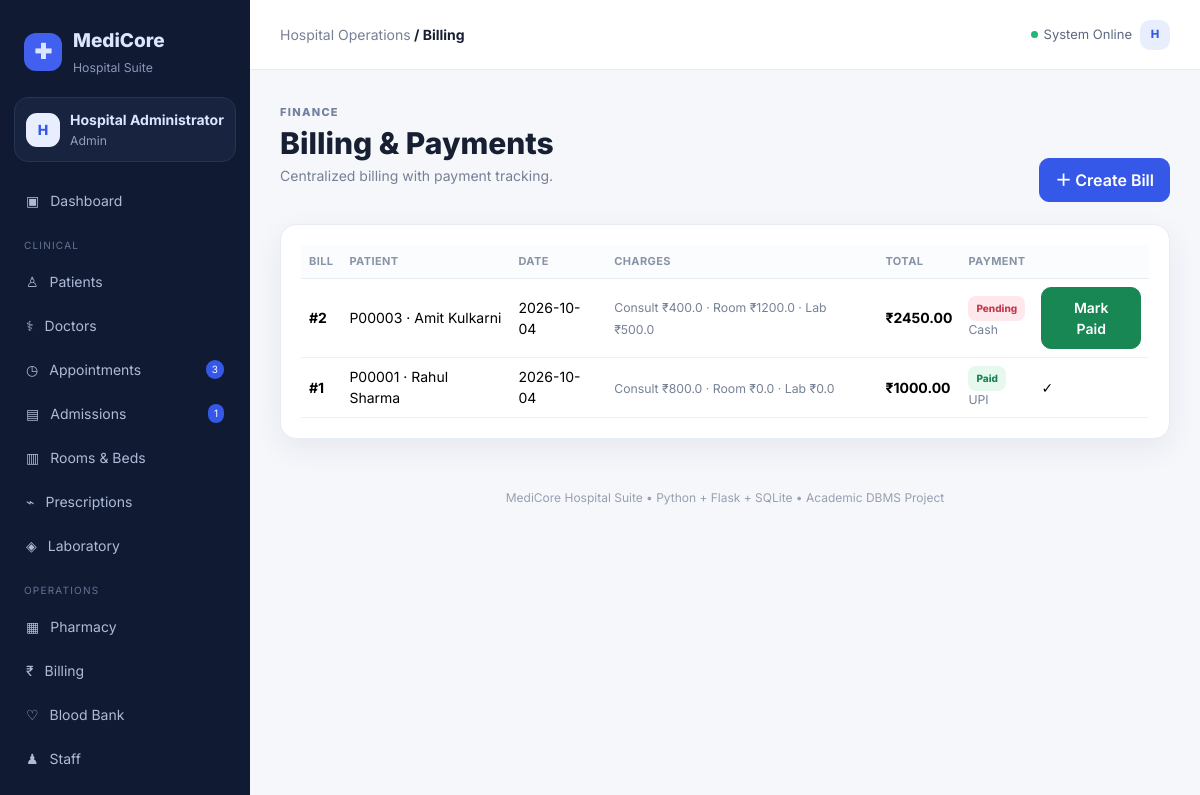
The page /bills (signed in) on the database its author committed.
### tables this page shows
CREATE TABLE bills(
 bill_id INTEGER PRIMARY KEY AUTOINCREMENT,patient_id INTEGER NOT NULL,bill_date TEXT NOT NULL,
 consultation_charge REAL DEFAULT 0,room_charge REAL DEFAULT 0,medicine_charge REAL DEFAULT 0,
 lab_charge REAL DEFAULT 0,other_charge REAL DEFAULT 0,discount REAL DEFAULT 0,total_amount REAL DEFAULT 0,
 payment_status TEXT DEFAULT 'Pending',payment_method TEXT,payment_date TEXT,notes TEXT,
 FOREIGN KEY(patient_id) REFERENCES patients(patient_id) ON DELETE CASCADE
);

CREATE TABLE patients(
 patient_id INTEGER PRIMARY KEY AUTOINCREMENT, patient_code TEXT UNIQUE NOT NULL, name TEXT NOT NULL,
 dob TEXT, age INTEGER NOT NULL, gender TEXT NOT NULL, blood_group TEXT, phone TEXT,email TEXT,address TEXT,
 emergency_contact TEXT,allergies TEXT,primary_doctor_id INTEGER,insurance_provider TEXT,
 status TEXT DEFAULT 'Active',created_at TEXT DEFAULT CURRENT_TIMESTAMP,
 FOREIGN KEY(primary_doctor_id) REFERENCES doctors(doctor_id)
);

### app.py (the view)
@app.route("/bills")
@login_required
def bills():
    rows=query("""SELECT b.*,p.patient_code,p.name patient_name FROM bills b JOIN patients p ON b.patient_id=p.patient_id
                  ORDER BY b.bill_id DESC""")
    return render_template("bills/list.html",bills=rows)

### app.py (called while the page is built)
def get_db():
    conn = sqlite3.connect(DB_PATH)
    conn.row_factory = sqlite3.Row
    conn.execute("PRAGMA foreign_keys = ON")
    conn.execute("PRAGMA journal_mode = WAL")
    return conn

def query(sql, params=()):
    conn = get_db()
    cur = conn.execute(sql, params)
    rows = [dict(r) for r in cur.fetchall()]
    conn.close()
    return rows

def one(sql, params=()):
    conn = get_db()
    row = conn.execute(sql, params).fetchone()
    result = dict(row) if row else None
    conn.close()
    return result

def login_required(fn):
    @wraps(fn)
    def wrapper(*args, **kwargs):
        if "user_id" not in session:
            flash("Please login first.", "warning")
            return redirect(url_for("login"))
        return fn(*args, **kwargs)
    return wrapper

@app.context_processor
def globals():
    return {
        "current_date": date.today(),
        "app_name": "MediCore Hospital",
        "nav_count": {
            "pending": one("SELECT COUNT(*) c FROM appointments WHERE status='Scheduled'")["c"],
            "admitted": one("SELECT COUNT(*) c FROM admissions WHERE status='Admitted'")["c"]
        }
    }

### templates/bills/list.html
{% extends "base.html" %}{% block title %}Billing{% endblock %}
{% block content %}<div class="page-head"><div><span class="eyebrow">FINANCE</span><h1>Billing & Payments</h1><p class="muted">Centralized billing with payment tracking.</p></div><a class="btn btn-primary" href="{{url_for('add_bill')}}">＋ Create Bill</a></div>
<div class="panel"><div class="table-responsive"><table class="table align-middle"><thead><tr><th>Bill</th><th>Patient</th><th>Date</th><th>Charges</th><th>Total</th><th>Payment</th><th></th></tr></thead><tbody>
{% for b in bills %}<tr><td><b>#{{b.bill_id}}</b></td><td>{{b.patient_code}} · {{b.patient_name}}</td><td>{{b.bill_date}}</td><td><span class="small muted">Consult ₹{{b.consultation_charge}} · Room ₹{{b.room_charge}} · Lab ₹{{b.lab_charge}}</span></td><td><strong>₹{{"%.2f"|format(b.total_amount)}}</strong></td><td><span class="status-badge {{b.payment_status|lower}}">{{b.payment_status}}</span><div class="small muted">{{b.payment_method or ''}}</div></td><td>{% if b.payment_status=='Pending' %}<form method="post" action="{{url_for('pay_bill',bill_id=b.bill_id)}}"><button class="btn btn-sm btn-success">Mark Paid</button></form>{% else %}✓{% endif %}</td></tr>{% else %}<tr><td colspan="7" class="empty">No bills.</td></tr>{% endfor %}</tbody></table></div></div>{% endblock %}

### static/style.css (style rules this page uses)
:root { --bg:#f5f7fb;--panel:#fff;--text:#172033;--muted:#768196;--line:#e7ebf2;--primary:#3558e8;--navy:#1a2550;--shadow:0 10px 30px rgba(30,42,80,.07) }
* { box-sizing:border-box }
body { margin:0;background:var(--bg);color:var(--text);font-family:Inter,system-ui,sans-serif;font-size:14px }
.muted { color:var(--muted) }
.page-head { display:flex;align-items:flex-end;justify-content:space-between;gap:20px;margin-bottom:22px }
.eyebrow { font-size:11px;letter-spacing:1.3px;color:#7180a0;font-weight:800 }
.page-head h1 { font-size:30px;margin:4px 0;font-weight:800 }
.btn { border-radius:10px;padding:9px 15px;font-weight:600 }
.btn-primary { background:var(--primary);border-color:var(--primary) }
.panel { background:var(--panel);border:1px solid var(--line);border-radius:16px;box-shadow:var(--shadow);padding:20px }
.table { --bs-table-bg:transparent;margin-bottom:0 }
.table th { font-size:11px;text-transform:uppercase;letter-spacing:.4px;color:#8993a7;background:#fbfcfe;border-bottom:1px solid var(--line) }
.table td { border-color:#eef1f5 }
.status-badge { display:inline-block;padding:5px 8px;border-radius:8px;font-size:10px;font-weight:800;background:#eef1f6;color:#5f6980 }
.status-badge.completed,.status-badge.paid,.status-badge.admitted,.status-badge.normal,.status-badge.success { background:#e7f8ef;color:#188451 }
.status-badge.pending,.status-badge.scheduled { background:#fff4da;color:#a56b03 }
.status-badge.cancelled,.status-badge.critical,.status-badge.abnormal,.status-badge.pending { background:#ffe8eb;color:#c43a4f }

### rows shown on the page
bills: bill_id "2", patient_code "P00003", patient_name "Amit Kulkarni", bill_date "2026-10-04", consultation_charge "400.0", room_charge "1200.0", lab_charge "500.0", total_amount "2450.00", payment_status "Pending", payment_method "Cash"
bills: bill_id "1", patient_code "P00001", patient_name "Rahul Sharma", bill_date "2026-10-04", consultation_charge "800.0", room_charge "0.0", lab_charge "0.0", total_amount "1000.00", payment_status "Paid", payment_method "UPI"

### other values the page prints
{{ session.get('full_name','U')[0] }} "H"
{{ session.get('full_name') }} "Hospital Administrator"
{{ session.get('role') }} "Admin"
{{ nav_count.pending }} "3"
{{ nav_count.admitted }} "1"
